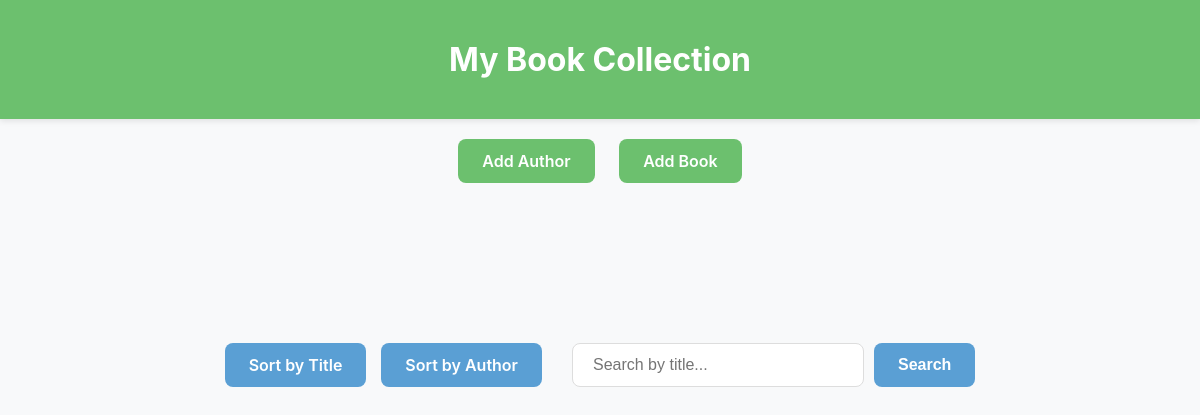
Before: / with the older database file.
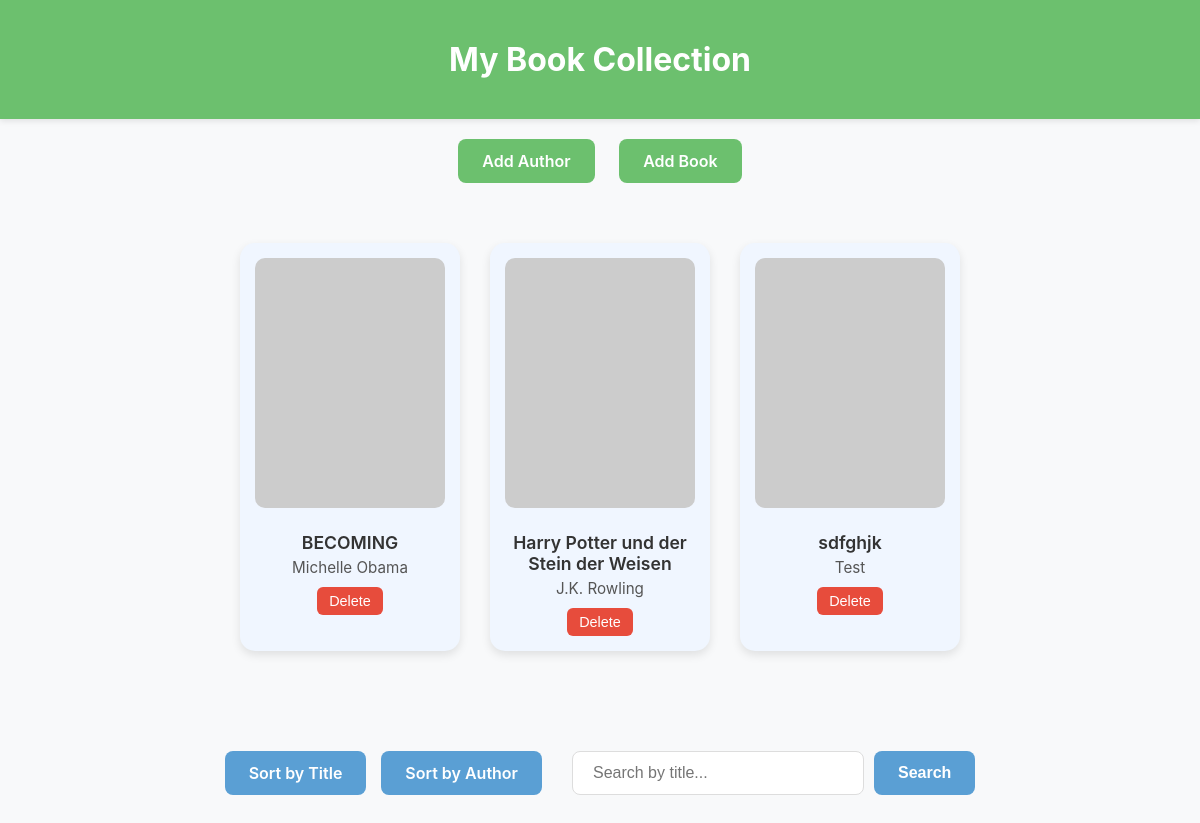
After: the same page with the newer database file.
### data_models.py (models this page shows, shortened)
class Book(db.Model):
    __tablename__ = 'book'
    __table_args__ = {'extend_existing': True}
    id = db.Column(db.Integer, primary_key=True)
    isbn = db.Column(db.String(20), unique=True, nullable=False)
    title = db.Column(db.String(200), nullable=False)
    publication_year = db.Column(db.String(4))
    rating = db.Column(db.Integer)  # Neue Spalte
    author_id = db.Column(db.Integer, db.ForeignKey("author.id"), nullable=False)
    author = db.relationship("Author", backref="books")

class Author(db.Model):
    __tablename__ = 'author'
    __table_args__ = {'extend_existing': True}
    id = db.Column(db.Integer, primary_key=True)
    name = db.Column(db.String(100), nullable=False)
    birth_date = db.Column(db.String(20))
    date_of_death = db.Column(db.String(20))

### app.py (the view)
@app.route("/", methods=["GET"])
def home():
    sort_by = request.args.get("sort", "title")
    if sort_by == "author":
        books = Book.query.join(Author).order_by(Author.name).all()
    else:
        books = Book.query.order_by(Book.title).all()
    return render_template("home.html", books=books)

### templates/home.html (shortened to what this page needs)
<!DOCTYPE html>
<html lang="en">
<head>
  <link rel="stylesheet" href="{{ url_for('static', filename='style.css') }}">
</head>
<body>
  <header>My Book Collection</header>
  <div style="text-align: center; padding: 20px;">
    <a href="{{ url_for('add_author') }}" class="nav-btn">Add Author</a>
    <a href="{{ url_for('add_book') }}" class="nav-btn">Add Book</a>
  </div>
  <div class="book-grid">
    {% for book in books %}
    <div class="book-card">
      <img src="https://covers.openlibrary.org/b/isbn/{{ book.isbn }}-L.jpg"
           alt="{{ book.title }}"
           onerror="this.src='https://via.placeholder.com/200x300/6cc06e/ffffff?text=No+Cover'">
      <h3><a href="{{ url_for('book_detail', book_id=book.id) }}">{{ book.title }}</a></h3>
      <p><a href="{{ url_for('author_detail', author_id=book.author.id) }}">{{ book.author.name }}</a></p>
      <form action="/book/{{ book.id }}/delete" method="POST">
        <button type="submit" class="delete-btn">Delete</button>
      </form>
    </div>
    {% endfor %}
  </div>
  <div class="controls">
    <div class="sort-buttons">
      <a href="/?sort=title" class="control-btn">Sort by Title</a>
      <a href="/?sort=author" class="control-btn">Sort by Author</a>
    </div>
    <form action="/search" method="POST" class="search-form">
      <input type="text" name="keyword" placeholder="Search by title..." required>
      <button type="submit" class="control-btn search-btn">Search</button>
    </form>
  </div>
</body>
</html>

### static/style.css (style rules this page uses)
body { font-family: 'Inter', sans-serif; margin: 0; background-color: #f8f9fa; color: #333; }
header { background-color: #6cc06e; color: white; text-align: center; padding: 40px 0; font-size: 2rem; font-weight: bold; box-shadow: 0 2px 6px rgba(0,0,0,0.1); }
.book-grid { display: grid; grid-template-columns: repeat(auto-fit, minmax(180px, 220px)); gap: 30px; padding: 40px; max-width: 1100px; margin: auto; justify-content: center; }
.book-card { background-color: #f0f6ff; border-radius: 15px; box-shadow: 0 4px 10px rgba(0,0,0,0.1); padding: 15px; text-align: center; transition: transform 0.2s ease, box-shadow 0.2s ease; }
.book-card img { width: 100%; height: 250px; object-fit: cover; border-radius: 10px; margin-bottom: 10px; }
.book-card h3 { margin: 10px 0 5px; font-size: 1.1rem; font-weight: 600; }
.book-card p { margin: 0; font-size: 0.95rem; color: #555; }
.delete-btn { margin-top: 10px; background-color: #e74c3c; color: white; border: none; padding: 6px 12px; border-radius: 6px; cursor: pointer; font-size: 0.9rem; }
.controls { max-width: 1100px; margin: 40px auto; padding: 20px; display: flex; justify-content: center; align-items: center; gap: 30px; flex-wrap: wrap; }
.sort-buttons { display: flex; gap: 15px; }
.control-btn { padding: 12px 24px; background-color: #5a9fd4; color: white; text-decoration: none; border: none; border-radius: 8px; font-weight: 600; cursor: pointer; transition: all 0.2s; font-size: 1rem; }
.search-form { display: flex; gap: 10px; }
.search-form input { padding: 12px 20px; border: 1px solid #ddd; border-radius: 8px; font-size: 1rem; min-width: 250px; }
.search-btn { background-color: #5a9fd4; }
.nav-btn { display: inline-block; margin: 0 10px; padding: 12px 24px; background-color: #6cc06e; color: white; text-decoration: none; border-radius: 8px; font-weight: 600; transition: all 0.2s; }
.book-card h3 a, .book-card p a { text-decoration: none; color: inherit; transition: color 0.2s; }

Changed rows visible on the page:
added Book: title "BECOMING", author.name "Michelle Obama"
added Book: title "Harry Potter und der Stein der Weisen", author.name "J.K. Rowling"
added Book: title "sdfghjk", author.name "Test"
